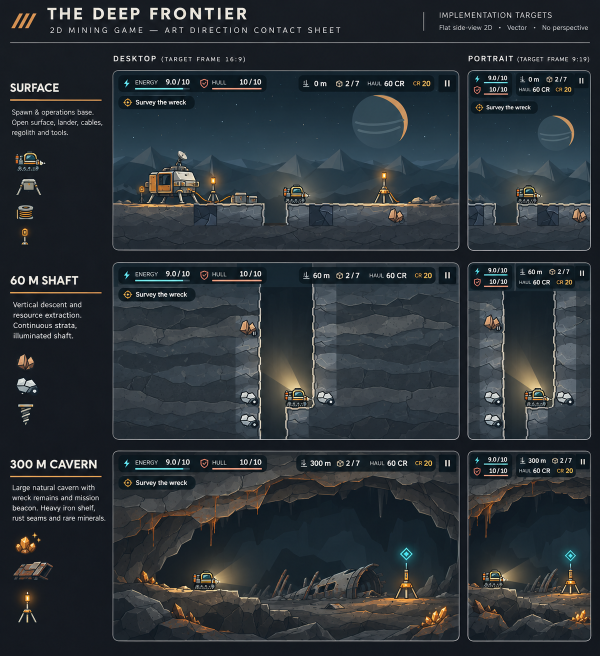
#> input picture docs/art-direction/d0-target-board.png, 1199 x 1312 px (shown at 1/2 size)
$ python compare.py
#> lines starting #> are read from the running program, lines starting #| are printed output that depends on the picture
"""Side-by-side sheet: concept panel crop | current game capture | technique prototype.

One row per situation (desktop triple, then portrait triple), plus a framing row.

Needs `node render.mjs` first (renders in out/), CAPTURES set to a folder that holds the
session captures in shots/ and shots2/, and the portrait cavern capture at
game/p-portrait-cavern-site4@3.png. None of these is committed.
"""
import os
from PIL import Image, ImageDraw, ImageFont

HERE = os.path.dirname(os.path.abspath(__file__))
OUT = os.path.join(HERE, 'out')
SH = os.path.join(os.environ.get('CAPTURES', 'captures'), 'shots') + '/'  # session captures, not committed
SH2 = os.path.join(os.environ.get('CAPTURES', 'captures'), 'shots2') + '/'  # session captures, not committed
BOARD = os.path.join(HERE, '..', '..', 'art-direction', 'd0-target-board.png')
board = Image.open(BOARD).convert('RGB')
#> board is the input picture: PIL image 1199x1312 RGB; mean R, G, B 44.2, 51, 56.1
F = '/usr/share/fonts/opentype/inter/Inter-SemiBold.otf'
if not os.path.exists(F): F = '/usr/share/fonts/truetype/dejavu/DejaVuSans-Bold.ttf'
font = ImageFont.truetype(F, 22); small = ImageFont.truetype(F, 17); big = ImageFont.truetype(F, 30)

ROWS = [
    ('SURFACE · spawn', (227, 142, 918, 500), SH + 'a02-spawn-1440x900@2.png', OUT + '/proto-surface-1440x900@2.png',
     (936, 142, 1182, 500), SH2 + 'p-portrait-02-spawn@3.png', OUT + '/proto-surface-393x851@2.png',
     'game: a02-spawn (same world)', 'game p-portrait-02'),
    ('60 M SHAFT · column 20', (227, 527, 918, 879), SH + 'a04-dive-60m@2.png', OUT + '/proto-shaft-1440x900@2.png',
     (936, 527, 1182, 879), SH2 + 'p-portrait-03-dive-70m@3.png', OUT + '/proto-shaft-393x851@2.png',
     'game: a04-dive-60m (same world)', 'game p-portrait-03'),
    ('CAVERN · W01-SITE-4 (435 m)', (227, 903, 918, 1282), SH + 'c-site-W01-SITE-4-wreck@2.png', OUT + '/proto-cavern-1440x900@2.png',
     (936, 903, 1182, 1282), HERE + '/game/p-portrait-cavern-site4@3.png', OUT + '/proto-cavern-393x851@2.png',
     'game: c-site-W01-SITE-4 (other seed, same fixture)', 'game (new capture)'),
]
H = 430; GAP = 14; LABEL = 34; PAD = 24
def fit(im, h): return im.resize((round(im.width * h / im.height), h), Image.LANCZOS)
#> called with h = 430
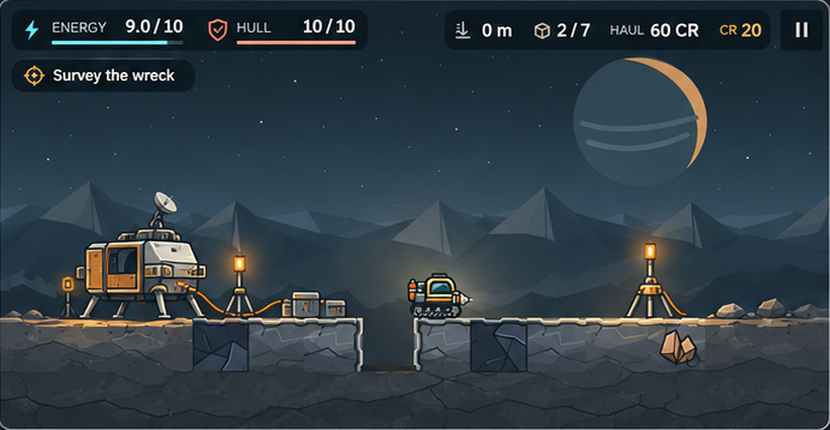
#> returned value: PIL image 830x430 RGB; mean R, G, B 48.2, 61.4, 69.2

tiles = []
for name, cbox, game, proto, pbox, pgame, pproto, gl, pgl in ROWS:
    ims = [fit(board.crop(cbox), H), fit(Image.open(game).convert('RGB'), H), fit(Image.open(proto).convert('RGB'), H),
           fit(board.crop(pbox), H), fit(Image.open(pgame).convert('RGB'), H), fit(Image.open(pproto).convert('RGB'), H)]
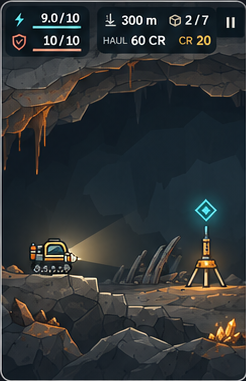
#> input picture docs/art-direction/d0-target-cavern-tall.png, 246 x 381 px, given in place of a02-spawn-1440x900@2.png, which was not available
#> call 2 of fit, with h = 430
#> in fit (call 2), `def fit(im, h): return im.resize((round(im.width * h / im.height), h),..`:
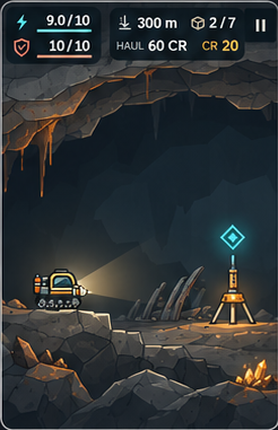
#> returned value: PIL image 278x430 RGB; mean R, G, B 47.7, 52.1, 53.8
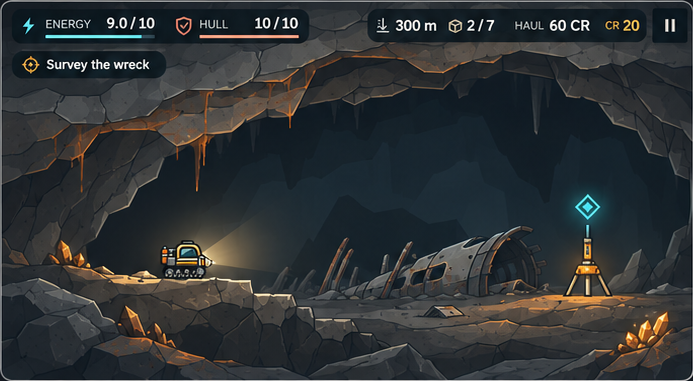
#> input picture docs/art-direction/d0-target-cavern-wide.png, 693 x 381 px, given in place of proto-surface-1440x900@2.png, which was not available
#> call 4 of fit, with h = 430
#> in fit (call 4), `def fit(im, h): return im.resize((round(im.width * h / im.height), h),..`:
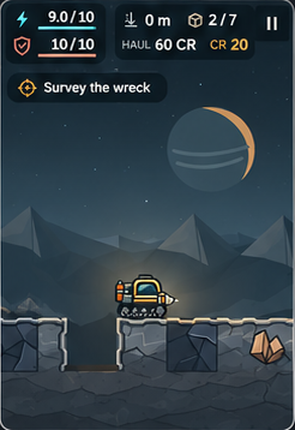
#> returned value: PIL image 295x430 RGB; mean R, G, B 48.3, 62.6, 71.2
#> (the run stopped early here; a loop or call above may not have finished)
